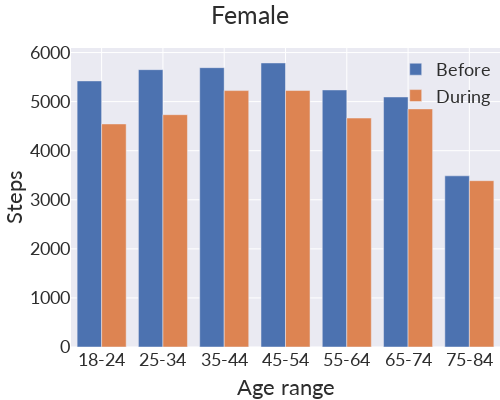

Notebook code cell kept with this figure:
### Code cell
axis = table.index.to_numpy()
data = table[['Before','During']].astype(int).to_numpy()

#fig = plt.figure(figsize=(8,16))
#ax = fig.add_subplot()

#ax.bar(axis, data[:,0], label='Before')
#ax.bar(axis, data[:,1], label='During')

#plt.title('Male')
#plt.ylabel('Steps')
#plt.xlabel('Age group')

#plt.legend()

#style_plot(fig)

#fig, ax = plt.subplots(nrows=1, ncols=2)

fig1 = table[['Before', 'During']].astype(int).plot(kind='bar', barmode='group')
#fig = table[['During']].astype(int).plot(kind='bar')
style_plot(fig1)
fig1.update_layout(yaxis=dict(title='Steps'), title='Female')
fig1.update_layout(xaxis=dict(title='Age range'))
fig1.update_layout(
    margin=dict(l=0, r=0, t=48, b=32),
)
fig1.update_layout(height=400)
fig1.update_layout(width=500)
fig1.show()

#fig.add_trace(fig1, row=1, col=1)
#fig.show()

### Figure 1 — Plotly figure (JSON) as saved in the notebook; plotly's stock layout.template omitted (floating-point values rounded to 4 significant figures)
{"data": [{"alignmentgroup": "True", "hovertemplate": "period=Before<br>index=%{x}<br>value=%{y}<extra></extra>", "legendgroup": "Before", "marker": {"color": "rgb(76,114,176)", "pattern": {"shape": ""}}, "name": "Before", "offsetgroup": "Before", "orientation": "v", "showlegend": true, "textposition": "auto", "type": "bar", "x": ["18-24", "25-34", "35-44", "45-54", "55-64", "65-74", "75-84"], "xaxis": "x", "y": [5422, 5651, 5692, 5788, 5238, 5095, 3488], "yaxis": "y"}, {"alignmentgroup": "True", "hovertemplate": "period=During<br>index=%{x}<br>value=%{y}<extra></extra>", "legendgroup": "During", "marker": {"color": "rgb(221,132,82)", "pattern": {"shape": ""}}, "name": "During", "offsetgroup": "During", "orientation": "v", "showlegend": true, "textposition": "auto", "type": "bar", "x": ["18-24", "25-34", "35-44", "45-54", "55-64", "65-74", "75-84"], "xaxis": "x", "y": [4545, 4734, 5225, 5226, 4665, 4852, 3389], "yaxis": "y"}], "layout": {"barmode": "group", "font": {"color": "#2D2D2D", "family": "Lato, sans-serif", "size": 18}, "height": 400, "legend": {"bgcolor": "rgba(255,255,255, 0.0)", "title": {"text": ""}, "tracegroupgap": 0, "x": 0.99, "xanchor": "right", "y": 0.99, "yanchor": "top"}, "margin": {"b": 32, "l": 0, "r": 0, "t": 48}, "title": {"text": "Female"}, "width": 500, "xaxis": {"anchor": "y", "autorange": true, "domain": [0, 1], "range": [-0.5, 6.5], "tickfont": {"size": 18}, "tickformat": "%b %Y", "title": {"text": "Age range"}, "type": "category"}, "yaxis": {"anchor": "x", "autorange": true, "domain": [0, 1], "range": [0, 6093.0], "tickfont": {"size": 18}, "title": {"text": "Steps"}, "type": "linear"}, "yaxis2": {"title": {"standoff": 32}}}}
